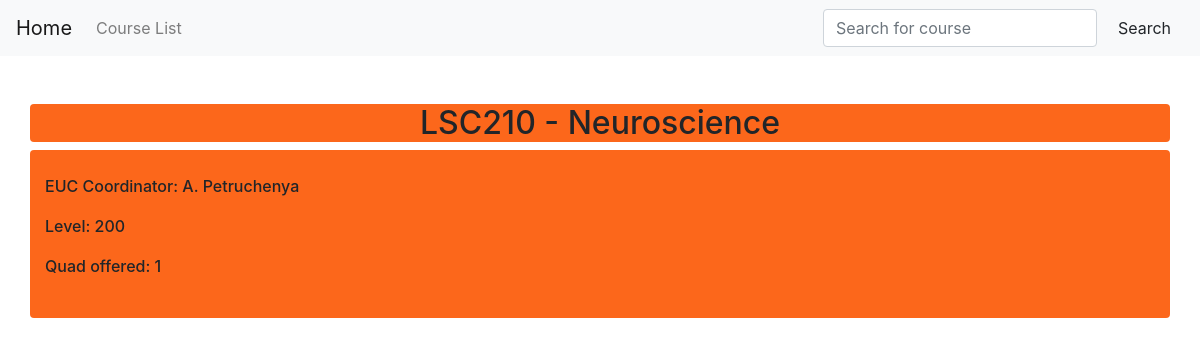
The app's page /studytool_app/course/Neuroscience/ with its own data.
### studytool_app/models.py (models this page shows, shortened)
class Course(models.Model):
    name = models.CharField(max_length = 200)
    code = models.CharField(max_length = 200)
    coordinator = models.CharField(max_length = 200, blank = True)
    euc_coordinator = models.CharField(max_length = 200)
    euc_coordinator_email = models.EmailField(max_length = 100,  blank = True)
    prereqs = models.CharField(max_length = 3000, blank = True)
    level = models.IntegerField()
    quad = models.IntegerField()
    blurb = models.CharField(max_length = 3000, blank = True)
    note = models.CharField(max_length = 3000, blank = True)

### studytool_app/views.py (the view)
# urls.py: path("course/<str:course_name>/", views.course, name = "course"),
def course(request, course_name):
    course = Course.objects.get(name = course_name)
    context = {"course": course}
    return render(request, "studytool_app/course.html", context)

### studytool_app/templates/studytool_app/course.html (shortened to what this page needs)
{% extends "studytool_app/parent.html" %}
{% block body %}
<br>
<div class="container rounded" style ="background-color: #fc671b">
  <center><h2>{{course.code}} - {{course.name}}</h2></center>
</div>
<div class="container rounded" style ="background-color: #fc671b; font-weight:500">
  <br>
  <p> EUC Coordinator: {{course.euc_coordinator}} </p>
  <p> Level: {{course.level}} </p>
  <p> Quad offered: {{course.quad}} </p>
  <br>
</div>
{% endblock %}

### records on screen
Course: code "LSC210", name "Neuroscience", euc_coordinator "A. Petruchenya", level "200", quad "1"
